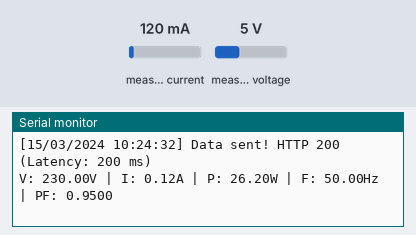
The sketch below on a simulated ESP32. Shown: the last lines printed to the serial monitor. The test bench sets the inputs (shaded band); at power-on: measured current 120 mA, measured voltage 5 V. WiFi joins after 1.5 s; servers stay silent unless stated; uploads are accepted with an empty reply; the local clock reads 2024-03-15 10:24:30 at power-on unless the sketch sets it.

Above: at 2.7 s.
2.8 s: measured current set to 40 mA
At 3.97 s:
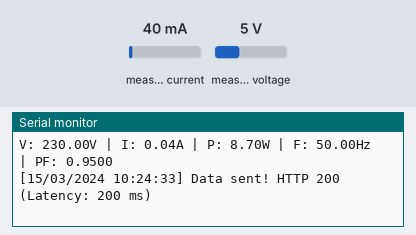
4.3 s: measured voltage set to 0.3 V
At 4.4 s:
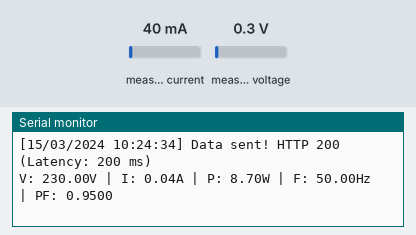
5.8 s: measured current set to 500 mA
At 5.83 s:
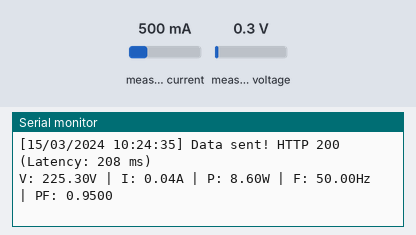
7.3 s: measured current set to 0 mA
At 7.41 s:
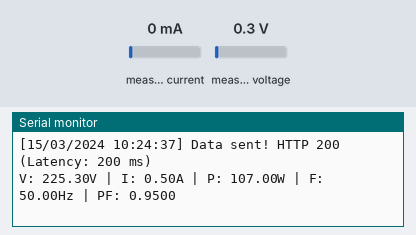
Timing chart, 0 to 10.3 s (numbered marks = the images above; inputs shaded):
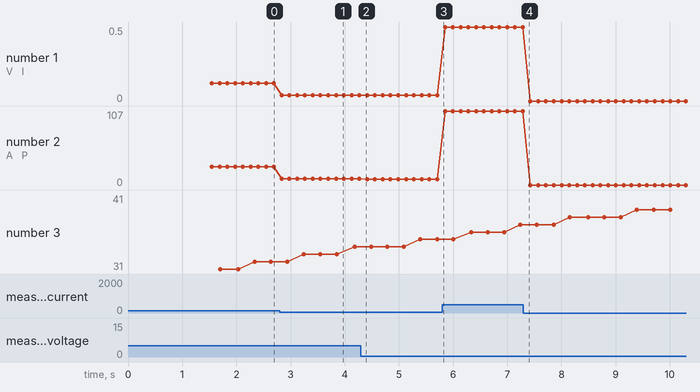

The sketch:

code3.ino
```cpp
#include <WiFiManager.h>       // WiFiManager library
#include <HTTPClient.h>        // HTTP Client for Firebase REST API
#include <ArduinoJson.h>       // JSON formatter
#include <PZEM004Tv30.h>       // PZEM004Tv30 library
#include <time.h>              // Time synchronization
#include "freertos/semphr.h"   // FreeRTOS semaphore for synchronization
#include <WiFi.h>              // ESP32 WiFi library

// Firebase REST API Configuration
#define FIREBASE_URL "https://powerquality-d9f8e-default-rtdb.asia-southeast1.firebasedatabase.app"
#define FIREBASE_AUTH "8e314838b9d5a6ace9a719c8ba39426878a83816"  // Replace with your Firebase secret key

// PZEM004Tv30 configuration
#define PZEM_RX_PIN 16
#define PZEM_TX_PIN 17
PZEM004Tv30 pzem(Serial2, PZEM_RX_PIN, PZEM_TX_PIN);

// Time configuration
const long gmtOffset_sec = 28800;  // GMT+8 (Philippines)
const int daylightOffset_sec = 0;

// Sensor Network Credentials
const String nodeCode = "C-8";
const String location = "Cebu City, Cebu";

// Shared variables (protected by mutex)
float voltage, current, power, frequency, pf;
char dateString[20], timeString[20];

// Mutex for synchronization
SemaphoreHandle_t dataMutex;

// Function to connect to WiFi
void connectWiFi() {
    WiFiManager wm;
    if (WiFi.SSID() == "") {
        Serial.println("No saved WiFi credentials, starting WiFiManager...");
        if (!wm.autoConnect("ESP32_WiFiManager")) {
            Serial.println("Failed to connect, restarting...");
            ESP.restart();
        }
    } else {
        Serial.println("Connecting to saved WiFi...");
        WiFi.begin();
        WiFi.setAutoReconnect(true);
        WiFi.persistent(true);

        int attempts = 0;
        while (WiFi.status() != WL_CONNECTED && attempts < 20) { // Retry for 10 sec
            Serial.print(".");
            delay(500);
            attempts++;
        }
        if (WiFi.status() == WL_CONNECTED) {
            Serial.println("\nWiFi Connected!");
        } else {
            Serial.println("\nFailed to connect, restarting...");
            ESP.restart();
        }
    }
}

// Function to handle WiFi auto-reconnect
void checkWiFi() {
    if (WiFi.status() != WL_CONNECTED) {
        Serial.println("WiFi disconnected! Reconnecting...");
        WiFi.disconnect();
        WiFi.reconnect();
    }
}

void setup() {
    Serial.begin(115200);
    connectWiFi();
    configTime(gmtOffset_sec, daylightOffset_sec, "pool.ntp.org", "time.nist.gov");

    struct tm timeinfo;
    while (!getLocalTime(&timeinfo)) {
        Serial.println("Failed to obtain time. Retrying...");
        delay(500);
    }
    Serial.println("Time synchronized successfully!");

    // Create mutex
    dataMutex = xSemaphoreCreateMutex();

    // Create FreeRTOS Tasks
    xTaskCreatePinnedToCore(TaskReadSensor, "TaskReadSensor", 4096, NULL, 2, NULL, 0);
    xTaskCreatePinnedToCore(TaskSendToFirebase, "TaskSendToFirebase", 8192, NULL, 3, NULL, 1);
    xTaskCreatePinnedToCore(TaskCheckWiFi, "TaskCheckWiFi", 2048, NULL, 1, NULL, 0);
}

void loop() {
    // FreeRTOS handles tasks, nothing needed here.
}

// Task 1: Read Sensor Data Every 1 Second
void TaskReadSensor(void *pvParameters) {
    while (1) {
        struct tm timeinfo;
        if (getLocalTime(&timeinfo)) {
            xSemaphoreTake(dataMutex, portMAX_DELAY);
            sprintf(dateString, "%02d/%02d/%04d",
                    timeinfo.tm_mday, timeinfo.tm_mon + 1, timeinfo.tm_year + 1900);
            sprintf(timeString, "%02d:%02d:%02d",
                    timeinfo.tm_hour, timeinfo.tm_min, timeinfo.tm_sec);
            xSemaphoreGive(dataMutex);
        } else {
            Serial.println("Failed to get time.");
        }

        xSemaphoreTake(dataMutex, portMAX_DELAY);
        voltage = pzem.voltage();
        current = pzem.current();
        power = pzem.power();
        frequency = pzem.frequency();
        pf = pzem.pf();
        xSemaphoreGive(dataMutex);

        Serial.printf("V: %.2fV | I: %.2fA | P: %.2fW | F: %.2fHz | PF: %.4f\n",
                      voltage, current, power, frequency, pf);

        vTaskDelay(100 / portTICK_PERIOD_MS); // Optimized delay
    }
}

// Task 2: Send Data to Firebase Using REST API (Asynchronous)
void TaskSendToFirebase(void *pvParameters) {
    while (1) {
        xSemaphoreTake(dataMutex, portMAX_DELAY);

        // Construct Firebase path
        String nodePath = nodeCode + "/" + dateString + "/" + timeString + ".json?auth=" + FIREBASE_AUTH;
        String url = String(FIREBASE_URL) + "/" + nodePath;


        // Create JSON payload
        StaticJsonDocument<200> doc;
        doc["date"] = dateString;
        doc["time"] = timeString;
        doc["voltage"] = voltage;
        doc["current"] = current;
        doc["power"] = power;
        doc["frequency"] = frequency;
        doc["powerFactor"] = pf;
        String jsonOut;
        serializeJson(doc, jsonOut);

        xSemaphoreGive(dataMutex);

        // Send data asynchronously
        HTTPClient http;
        http.begin(url);
        http.addHeader("Content-Type", "application/json");

        unsigned long startMillis = millis();
        int httpResponseCode = http.PUT(jsonOut);
        unsigned long endMillis = millis();

        if (httpResponseCode > 0) {
            Serial.printf("[%s %s] Data sent! HTTP %d (Latency: %lu ms)\n",
                          dateString, timeString, httpResponseCode, endMillis - startMillis);
        } else {
            Serial.printf("⚠️ Error sending data! HTTP %d\n", httpResponseCode);
        }

        http.end();

        vTaskDelay(100 / portTICK_PERIOD_MS);
    }
}

// Task 3: Check WiFi Every 5 Seconds
void TaskCheckWiFi(void *pvParameters) {
    while (1) {
        checkWiFi();
        vTaskDelay(5000 / portTICK_PERIOD_MS);
    }
}
```

Measured:
- after the input at 2.8 s, the serial monitor: prints a new line at once (image 1)
- plotted number 1: 0.12 → 0.04 after the input at 2.8 s, 0.04 → 0.5 after the input at 5.8 s, 0.5 → 0 after the input at 7.3 s
- plotted number 2: 26.2 → 8.7 after the input at 2.8 s, 8.7 → 8.6 after the input at 4.3 s, 8.6 → 107 after the input at 5.8 s, 107 → 0 after the input at 7.3 s
